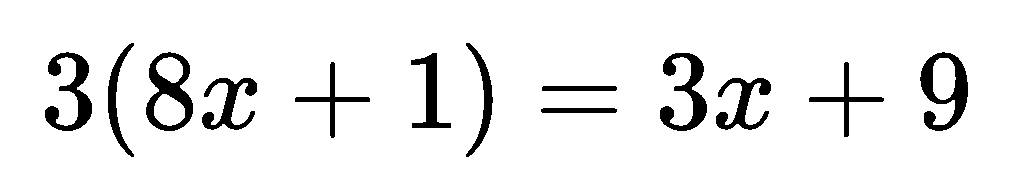
#> input picture debug.png, 1023 x 177 px
$ python -i preprocessing.py   (imports and definitions only)
#> lines starting #> are read from the running program, lines starting #| are printed output that depends on the picture; after the words box and inside, x2 and y2 are one past the last pixel; in counts of white or black regions, pixels touching at a corner belong together
import cv2
import numpy as np

test_image = 'equations/integral2.png'
def preprocess_image(image_path):
#> called with image_path = 'debug.png'
    image = cv2.imread(image_path)
#> image is the input picture: shape (177, 1023, 3); 92.6% white; 13 black regions, largest, box (x1, y1, x2, y2) and area: (920, 52, 968, 131) 1653, (146, 52, 193, 131) 1556, (45, 52, 92, 131) 1515
    gray = cv2.cvtColor(image, cv2.COLOR_BGR2GRAY)

    _, binary = cv2.threshold(gray, 127, 255, cv2.THRESH_BINARY)
    kernel = np.ones((5, 5), np.uint8)

    binary = cv2.morphologyEx(binary, cv2.MORPH_CLOSE, kernel)
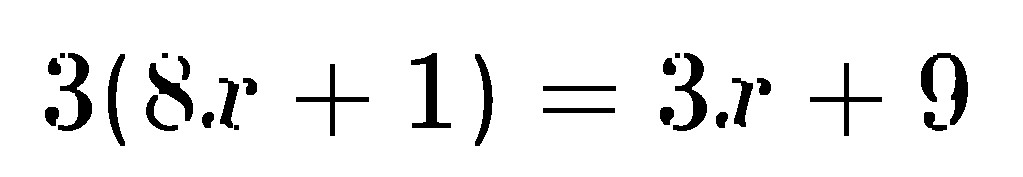
#> binary: shape (177, 1023); 93.4% white; 28 black regions, largest, box (x1, y1, x2, y2) and area: (921, 53, 968, 125) 1305, (411, 53, 451, 128) 1041, (58, 53, 92, 131) 1037
    binary = cv2.morphologyEx(binary, cv2.MORPH_OPEN, kernel)
#> binary: shape (177, 1023); 93.3% white; 24 black regions, largest, box (x1, y1, x2, y2) and area: (921, 53, 968, 125) 1308, (45, 53, 92, 131) 1302, (673, 53, 707, 131) 1080
    return binary

# [5 lines of commented-out code are left out]

>>> result = preprocess_image('debug.png')
